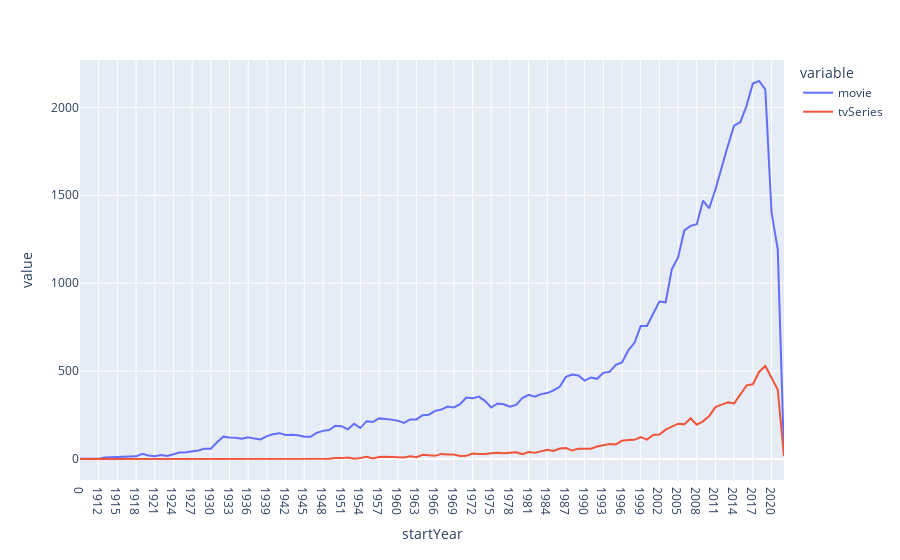

Here is the notebook cell this chart was saved with:
### Code cell
import plotly.express as px
fig = px.line(dataframe, x="startYear", y=["movie", "tvSeries"])
fig.show()

### Figure 1 — Plotly figure (JSON) as saved in the notebook; plotly's stock layout.template omitted (floating-point values rounded to 4 significant figures)
{"data": [{"hovertemplate": "variable=movie<br>startYear=%{x}<br>value=%{y}<extra></extra>", "legendgroup": "movie", "line": {"color": "#636efa", "dash": "solid"}, "marker": {"symbol": "circle"}, "mode": "lines", "name": "movie", "orientation": "v", "showlegend": true, "type": "scatter", "x": ["0", "1906", "1911", "1912", "1913", "1914", "1915", "1916", "1917", "1918", "1919", "1920", "1921", "1922", "1923", "1924", "1925", "1926", "1927", "1928", "1929", "1930", "1931", "1932", "1933", "1934", "1935", "1936", "1937", "1938", "1939", "1940", "1941", "1942", "1943", "1944", "1945", "1946", "1947", "1948", "1949", "1950", "1951", "1952", "1953", "1954", "1955", "1956", "1957", "1958", "1959", "1960", "1961", "1962", "1963", "1964", "1965", "1966", "1967", "1968", "1969", "1970", "1971", "1972", "1973", "1974", "1975", "1976", "1977", "1978", "1979", "1980", "1981", "1982", "1983", "1984", "1985", "1986", "1987", "1988", "1989", "1990", "1991", "1992", "1993", "1994", "1995", "1996", "1997", "1998", "1999", "2000", "2001", "2002", "2003", "2004", "2005", "2006", "2007", "2008", "2009", "2010", "2011", "2012", "2013", "2014", "2015", "2016", "2017", "2018", "2019", "2020", "2021", "2022"], "xaxis": "x", "y": [1, 1, 1, 2, 8, 10, 9, 15, 13, 15, 30, 20, 16, 22, 17, 28, 37, 39, 44, 48, 59, 58, 95, 127, 122, 121, 115, 123, 116, 111, 130, 141, 147, 137, 138, 135, 127, 126, 149, 160, 165, 189, 186, 169, 200, 176, 215, 210, 231, 229, 224, 218, 205, 225, 225, 249, 252, 274, 281, 298, 293, 312, 350, 345, 355, 331, 293, 316, 311, 297, 308, 347, 365, 354, 369, 375, 390, 411, 467, 480, 475, 446, 463, 456, 490, 496, 535, 549, 618, 661, 756, 757, 824, 896, 891, 1080, 1146, 1300, 1326, 1335, 1469, 1426, 1534, 1664, 1783, 1896, 1917, 2010, 2136, 2150, 2102, 1403, 1191, 19], "yaxis": "y"}, {"hovertemplate": "variable=tvSeries<br>startYear=%{x}<br>value=%{y}<extra></extra>", "legendgroup": "tvSeries", "line": {"color": "#EF553B", "dash": "solid"}, "marker": {"symbol": "circle"}, "mode": "lines", "name": "tvSeries", "orientation": "v", "showlegend": true, "type": "scatter", "x": ["0", "1906", "1911", "1912", "1913", "1914", "1915", "1916", "1917", "1918", "1919", "1920", "1921", "1922", "1923", "1924", "1925", "1926", "1927", "1928", "1929", "1930", "1931", "1932", "1933", "1934", "1935", "1936", "1937", "1938", "1939", "1940", "1941", "1942", "1943", "1944", "1945", "1946", "1947", "1948", "1949", "1950", "1951", "1952", "1953", "1954", "1955", "1956", "1957", "1958", "1959", "1960", "1961", "1962", "1963", "1964", "1965", "1966", "1967", "1968", "1969", "1970", "1971", "1972", "1973", "1974", "1975", "1976", "1977", "1978", "1979", "1980", "1981", "1982", "1983", "1984", "1985", "1986", "1987", "1988", "1989", "1990", "1991", "1992", "1993", "1994", "1995", "1996", "1997", "1998", "1999", "2000", "2001", "2002", "2003", "2004", "2005", "2006", "2007", "2008", "2009", "2010", "2011", "2012", "2013", "2014", "2015", "2016", "2017", "2018", "2019", "2020", "2021", "2022"], "xaxis": "x", "y": [0, 0, 0, 0, 0, 0, 0, 0, 0, 0, 0, 0, 0, 0, 0, 0, 0, 0, 0, 0, 0, 0, 0, 0, 0, 1, 0, 0, 0, 0, 0, 1, 0, 0, 0, 0, 0, 0, 1, 1, 1, 6, 5, 9, 2, 6, 13, 3, 11, 13, 11, 10, 8, 15, 10, 24, 23, 18, 29, 25, 26, 17, 18, 31, 28, 28, 33, 36, 33, 34, 38, 28, 40, 35, 43, 53, 46, 60, 62, 48, 59, 59, 59, 71, 78, 85, 83, 104, 108, 109, 125, 110, 137, 139, 167, 184, 201, 197, 232, 195, 214, 244, 295, 309, 322, 316, 369, 419, 425, 495, 529, 463, 393, 16], "yaxis": "y"}], "layout": {"legend": {"title": {"text": "variable"}, "tracegroupgap": 0}, "margin": {"t": 60}, "xaxis": {"anchor": "y", "domain": [0, 1], "title": {"text": "startYear"}}, "yaxis": {"anchor": "x", "domain": [0, 1], "title": {"text": "value"}}}}
